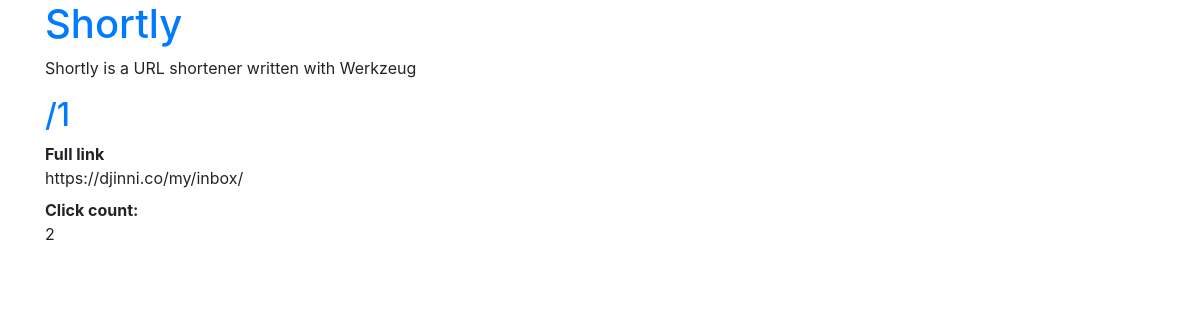
/shortly/detail/1, run on an earlier commit of the app's database.
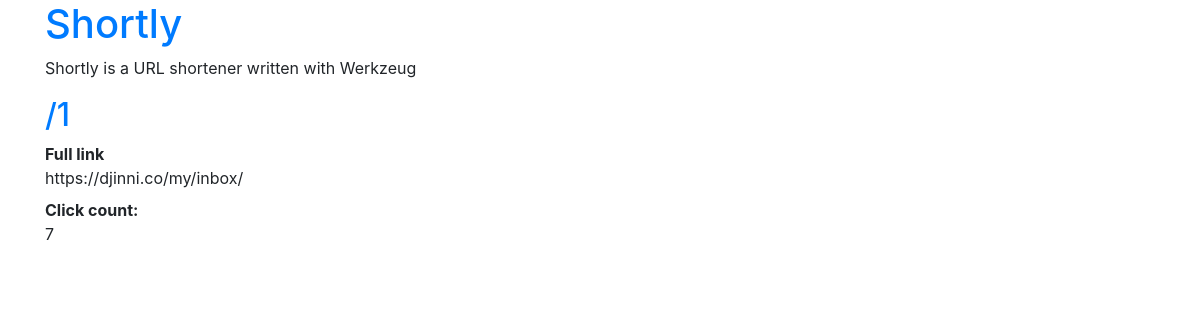
And on a later commit of the database.
### shortly_app/models.py (models this page shows)
class Shortly(models.Model):
    url_id = models.AutoField(primary_key=True)
    url_target = models.URLField(max_length=250, unique=True)
    click_count = models.PositiveSmallIntegerField()
    class Meta:
        verbose_name = 'Url'
        verbose_name_plural = 'Urls'

### shortly_app/views.py (the view)
# urls.py: path('detail/<int:url_id>', views.link_detail),
def link_detail(request, url_id):
    try:
        link_in_db = Shortly.objects.get(url_id=url_id)
    except Shortly.DoesNotExist:
        return redirect('/shortly/http404')
    return render(
        request,
        'shortly_app/short_link_details.html',
        {'link': link_in_db}
    )

### shortly_app/templates/shortly_app/short_link_details.html (shortened to what this page needs)
{% extends "shortly_app/base.html" %}
{% block body %}
  <h2><a href="/shortly/follow/{{ link.url_id }}">/{{ link.url_id }}</a></h2>
  <dl>
    <dt>Full link
    <dd class=link><div>{{ link.url_target }}</div>
    <dt>Click count:
    <dd>{{ link.click_count }}
  </dl>
{% endblock %}

### shortly_app/templates/shortly_app/base.html (shortened to what this page needs)
<!DOCTYPE html>
<html>
  <head>
    <link rel="stylesheet" href="https://stackpath.bootstrapcdn.com/bootstrap/4.1.1/css/bootstrap.min.css">
  </head>
  <body>
    <div class="container">
      <h1><a href="/shortly">Shortly</a></h1>
      <p class=tagline>Shortly is a URL shortener written with Werkzeug
      {% block body %}{% endblock %}
    </div>
  </body>
</html>

What changed in the data, as far as the page shows it:
changed Shortly "https://djinni.co/my/inbox/": click_count "2" → "7"
